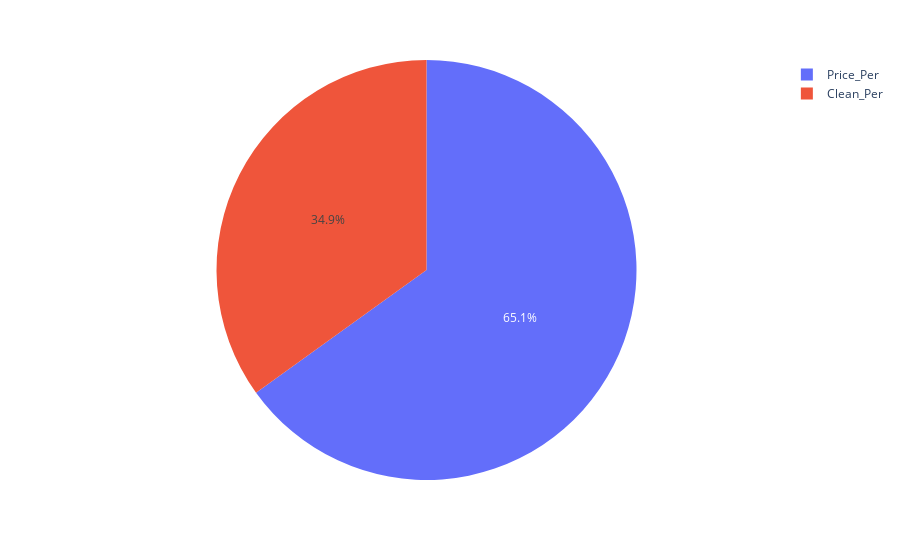

Write notebook code for a chart like this one.
### Code cell
#Limiting the columns for new visualization
Value_Price = df[['Price','Cleaning Fee','Review Scores Rating']]

#Creating Total column to calculate the percentage
Value_Price['Total']=Value_Price['Price']+Value_Price['Cleaning Fee']

#Adding new percentage columns
Value_Price['Clean_Per']= (Value_Price['Cleaning Fee'] * 100)/Value_Price['Total']
Value_Price['Price_Per']= (Value_Price['Price'] * 100)/Value_Price['Total']

#Creating a new dataframe with mean values
Value_Price_Mean = pd.DataFrame(Value_Price[['Clean_Per','Price_Per']].mean())

#Resetting index to get the column values to be ploted
Value_Price_Mean.reset_index(inplace=True)

#Plotting the percentage values
fig = px.pie(Value_Price_Mean, values=0,names = 'index')
fig.show()

### Figure 1 — Plotly figure (JSON) as saved in the notebook; plotly's stock layout.template omitted (floating-point values rounded to 4 significant figures)
{"data": [{"domain": {"x": [0, 1], "y": [0, 1]}, "hovertemplate": "index=%{label}<br>0=%{value}<extra></extra>", "labels": ["Clean_Per", "Price_Per"], "legendgroup": "", "name": "", "showlegend": true, "type": "pie", "values": [34.93, 65.07]}], "layout": {"legend": {"tracegroupgap": 0}, "margin": {"t": 60}}}
